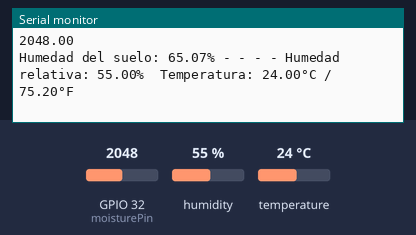
Recording of a sketch running on a simulated ESP32. Parts: the last lines printed to the serial monitor. Inputs (shaded band) come from the test bench; at power-on: humidity 55 %, GPIO 32 (moisturePin) = 2048, temperature 24 °C.

Above: at 1.8 s.
1.9 s: humidity set to 22 %
At 2.8 s:
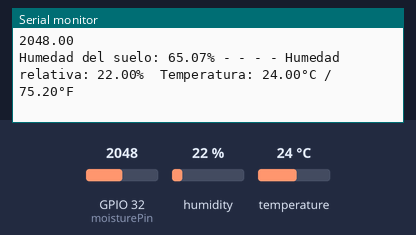
3.4 s: GPIO 32 (moisturePin) set to 2866
At 4.7 s:
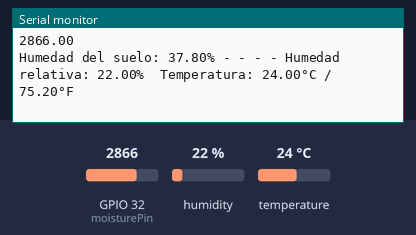
4.9 s: temperature set to 12 °C
At 5.9 s:
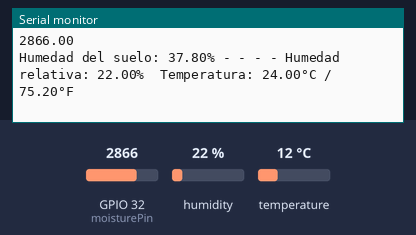
6.4 s: GPIO 32 (moisturePin) set to 3603
At 7.7 s:
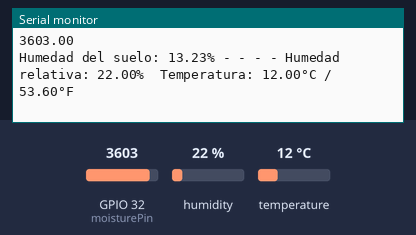
7.9 s: humidity set to 40 %
At 9.0 s:
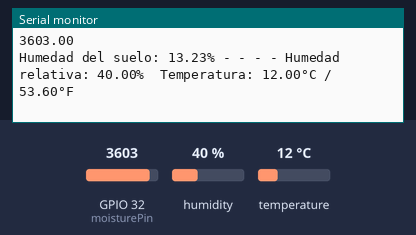
Timing chart, 0 to 10.4 s (numbered marks = the images above; inputs shaded):
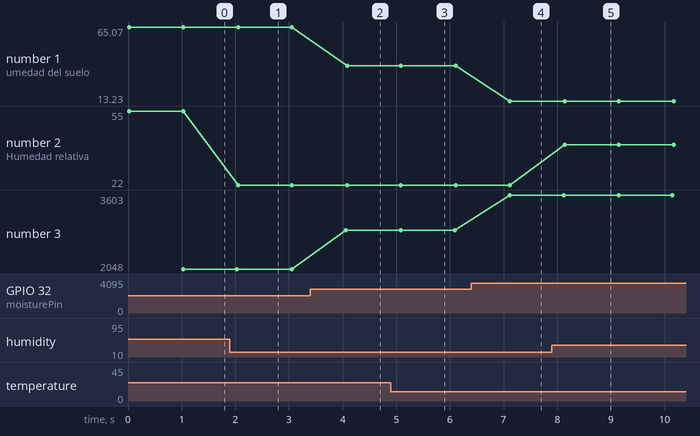

Measured:
- after the input at 1.9 s, the serial monitor: prints a new line after 0.15 s (image 1)
- after the input at 3.4 s, the serial monitor: prints a new line after 0.66 s (image 2)
- after the input at 6.4 s, the serial monitor: prints a new line after 0.71 s (image 4)
- after the input at 7.9 s, the serial monitor: prints a new line after 0.24 s (image 5)
- plotted number 1: 65.07 → 37.8 after the input at 3.4 s, 37.8 → 13.23 after the input at 6.4 s
- plotted number 2: 55 → 22 after the input at 1.9 s, 22 → 40 after the input at 7.9 s
- plotted number 3: 2048 → 2866 after the input at 3.4 s, 2866 → 3603 after the input at 6.4 s

The sketch:

SENSORS.ino
```cpp
#include <DHT.h>
#include <DHT_U.h>

#define Type DHT11

//pins
const int dhtPin = 33;
const int moisturePin = 32;

//DHT
DHT HT(dhtPin, Type);

// moistures values
const int dry = 4000; //aproximcion estimada de nivel de sequedad
const int wet = 1000; //aproximacion estimada de la humedad total del sensor

// Intervalo de tiempo
const int dt = 1000;

void setup() {
    Serial.begin(115200);
    HT.begin();
}

//floorHumidity
float readSoilMoisture() {
    int moistureSensorVal = analogRead(moisturePin);
    float percentageMoisture = 100.0 * (dry - moistureSensorVal) / (dry - wet);
    return constrain(percentageMoisture, 0, 100);

}

//read temperature and humidity from DHT11
void readDHT(float &humidity, float &tempC, float &tempF) {
    humidity = HT.readHumidity();
    tempC = HT.readTemperature();
    tempF = HT.readTemperature(true);
}

//SERIAL DATA
void displayData(float soilMoisture, float humidity, float tempC, float tempF) {
    Serial.print("Humedad del suelo: ");
    Serial.print(soilMoisture, 2);
    Serial.print("% - - - - Humedad relativa: ");
    Serial.print(humidity);
    Serial.print("%  Temperatura: ");
    Serial.print(tempC);
    Serial.print("°C / ");
    Serial.print(tempF);
    Serial.println("°F");

}

void loop() {
    float soilMoisture = readSoilMoisture();
    float humidity, tempC, tempF;
    readDHT(humidity, tempC, tempF);
    displayData(soilMoisture, humidity, tempC, tempF);
    delay(dt);

    float readmoisturePin = analogRead(moisturePin);
    Serial.println(readmoisturePin);


}
```
